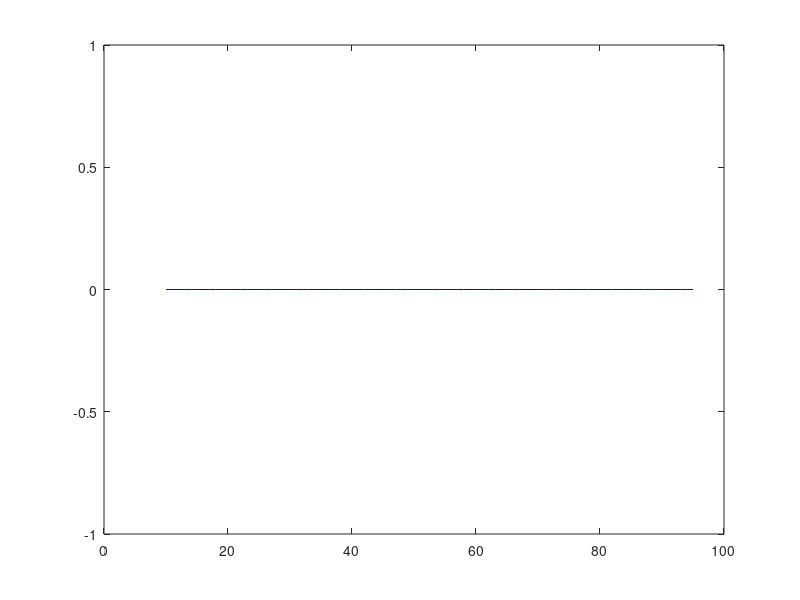

This figure's MATLAB source:

e = 10:95;
for eps = 10:95
    P = [0.6 (50-0.5*eps/100) 0.1 0.7 0.25; 0.15 eps/100 0.2 0 0; 0.05 (50-0.5*eps/100) 0.5 0.1 0; 0.05 0 0.2 0.1 0.25; 0.15 0 0 0.1 0.5];
    A = P - eye(5);
    sol = null(A);
    sol = sol/sum(sol);
    sol2(eps - 9) = sol(2);
end

plot(e, sol2, 'b-')

    
    